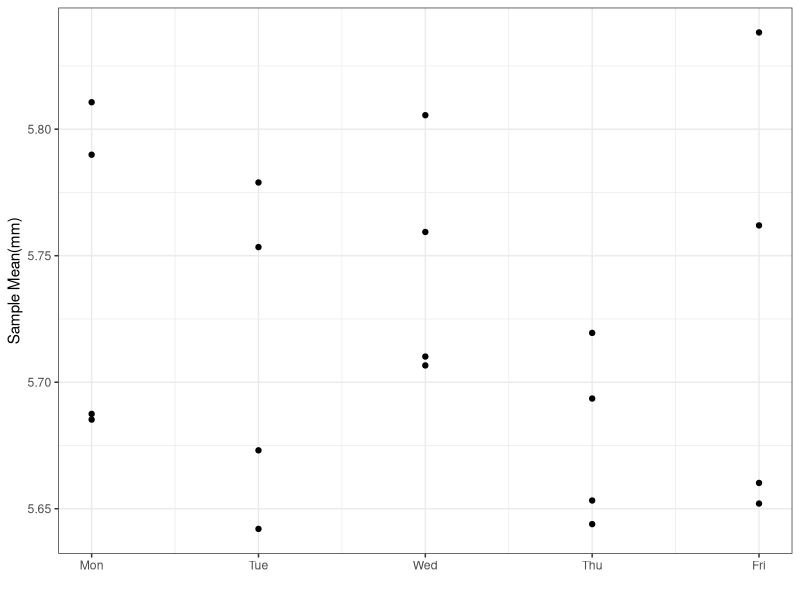

This figure's R source:
#PAGE=220
u=5.74
s=0.08
n=6
z=99.73

a1=u-(3*s)/sqrt(n)
a1=round(a1,2)

a2=u+(3*s)/sqrt(n)
a2=round(a2,2)

cat(a1,'mm',a2,'mm')

a=runif(14,min=a1,max=a2)

library(ggplot2)

a=runif(20,min=a1,max=a2)


set.seed(2017)
date <- seq(from = as.Date("2017-12-04"), to = as.Date("2017-12-08"),
            by = "days")
date=rep(date,4)

dat <- data.frame(date, a)

ggplot(dat, aes(x = date, y = a)) + 
  geom_point() + 
  scale_x_date(date_breaks = "day", date_labels = "%a") +
  theme_bw()+ labs(x=' ',y='Sample Mean(mm)')

#- The answer may vary due to difference in representation.
